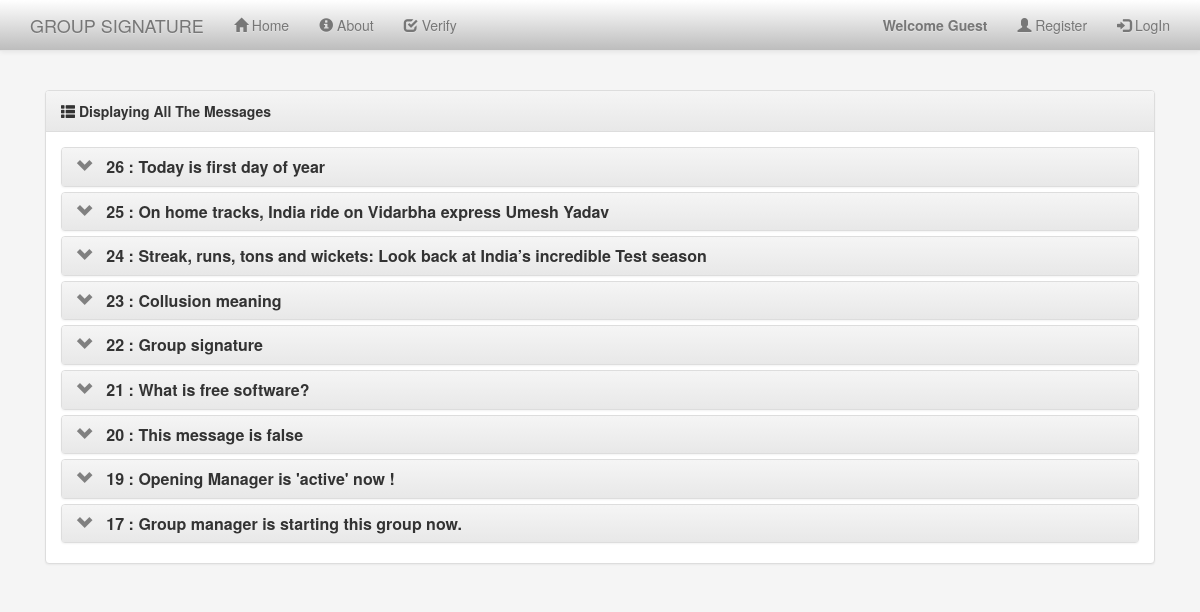
The page / on the database its author committed.
### Groupsign/models.py (models this page shows, shortened)
class Messeges(models.Model):
    title = models.CharField(max_length=1024)
    text = models.TextField()
    time = models.DateTimeField(default=timezone.now)
    C = models.CharField(max_length=1024, )
    S1 = models.CharField(max_length=1024, )
    S2 = models.CharField(max_length=1024, )
    S3 = models.CharField(max_length=1024, )
    S4 = models.CharField(max_length=1024, )
    T1 = models.CharField(max_length=1024, )
    T2 = models.CharField(max_length=1024, )
    T3 = models.CharField(max_length=1024, )

### Groupsign/views.py (the view)
# urls.py: 2. Add a URL to urlpatterns:  url(r'^$', views.home, name='home')
def home(request):
    if request.method == 'POST':
        server1 = Server
        [K, Lp, LAM1, LAM2, GAMA1, GAMA2] = server1.get_security_parameters(server1)
        [N, A, A0, Y, G, H] = server1.get_public_key(server1)
        M_verify = request.POST['title'] + request.POST['text']
        C = int(request.POST['C'])
        S1 = int(request.POST['S1'])
        S2 = int(request.POST['S2'])
        S3 = int(request.POST['S3'])
        S4 = int(request.POST['S4'])
        T1 = int(request.POST['T1'])
        T2 = int(request.POST['T2'])
        T3 = int(request.POST['T3'])
        T1_INV = igcdex(T1, N)[0] % N
        T2_INV = igcdex(T2, N)[0] % N
        INV_A = igcdex(A, N)[0] % N
        INV_Y = igcdex(Y, N)[0] % N
        INV_G = igcdex(G, N)[0] % N
        Numerator_part = (pow(A0, C, N) * pow(T1, S1, N) * pow(T1_INV, (C * 2 ** GAMA1), N)) % N
        Denomirator_part = (pow(INV_A, S2, N) * pow(A, C * 2 ** LAM1, N) * pow(INV_Y, S3, N)) % N
        D1_Cal = (Numerator_part * Denomirator_part) % N
        Numerator_part1 = (pow(T2, S1, N) * pow(T2_INV, C * 2 ** GAMA1, N)) % N
        Denomirator_part1 = pow(INV_G, S3, N)
        D2_Cal = (Numerator_part1 * Denomirator_part1) % N
        D3_Cal = (pow(T2, C, N) * pow(G, S4, N)) % N
        D4_Cal = (pow(T3, C, N) * pow(G, S1, N) * pow(INV_G, C * 2 ** GAMA1, N) * pow(H, S4, N)) % N
        hashobj2 = str(G).encode('utf-8') + str(H).encode('utf-8') + str(Y).encode('utf-8') + str(A0).encode(
            'utf-8') + str(A).encode('utf-8') + str(T1).encode('utf-8') + str(T2).encode('utf-8') + str(T3).encode(
            'utf-8') + str(D1_Cal).encode('utf-8') + str(D2_Cal).encode('utf-8') + str(D3_Cal).encode('utf-8') + str(
            D4_Cal).encode('utf-8') + M_verify.encode('utf-8')
        C_DASH = zlib.crc32(hashobj2)
        if C == C_DASH:
            messages.success(request, ' Messege Is Correct !', extra_tags=False)
            return HttpResponseRedirect('/home/')
        else:
            messages.error(request, ' Messege Is False !', extra_tags=True)
            return HttpResponseRedirect('/home/')
    else:
        messeges = Messeges.objects.order_by('-time')
        return render(request, 'Groupsign/home.html', {'messeges': messeges})

### Groupsign/templates/Groupsign/home.html (shortened to what this page needs)
{% extends "Groupsign/base.html" %}
{% block content %}
<div class="col-sm-12 col-md-12 col-md-offset-0">
    <div class="panel panel-default">
        <div class="panel-heading"><span class="glyphicon glyphicon glyphicon-th-list"></span><b> Displaying All The Messages</b></div>
        <div class="panel-body">
            <div class="panel-group" id="accordion">
            {% for messege in messeges %}
                <div class="panel panel-default">
                    <div class="panel-heading">
                        <h5 class="panel-title" data-toggle="tooltip" title="Click to Expand"">&nbsp;&nbsp;
                        <strong class="accordion-toggle" data-toggle="collapse"  data-parent="#accordion" href="#{{ messege.id }}">
                            {{messege.id}} : {{messege.title}}
                        </strong>
                        </h5>
                    </div>
                </div>
            {% endfor %}
            </div>
        </div>
    </div>
</div>
{% endblock %}

### Groupsign/templates/Groupsign/base.html (shortened to what this page needs)
<!DOCTYPE html>
<html>
<head>
    {% load staticfiles %}
    <link rel="stylesheet" type="text/css" href="{% static 'css/bootstrap.min.css'%}">
    <link rel="stylesheet" href="{% static 'css/bootstrap-theme.min.css'%}">
</head>
<body>
    <nav class="navbar navbar-default navbar-fixed-top">
    <div class="container">
        <div class="navbar-header">
            <a class="navbar-brand" href="#">GROUP SIGNATURE</a>
        </div>
            <div id="navbar" class="collapse navbar-collapse">
                <ul class="nav navbar-nav">
                    <li {% if request.path == '/home/' %}class="active"{% endif %}><a href="/home/"><span class="glyphicon glyphicon glyphicon-home"></span> Home</a></li>
                    <li {% if request.path == '/about/' %}class="active"{% endif %}><a href="/about/"><span class="glyphicon glyphicon glyphicon-info-sign"></span> About</a></li>
                    <li {% if request.path == '/verify/' %}class="active"{% endif %}><a href="/verify/"><span class="glyphicon glyphicon glyphicon-check"></span> Verify</a></li>
                </ul>
                <ul class="nav navbar-nav navbar-right">
                    <li><a><b>Welcome {% if user.is_authenticated %}{{ user.username }}
                                        {% else %}{{ 'Guest' }}
                                        {% endif %}
                        </b></a>
                    </li>
                {% if user.is_authenticated %}
                    {%   if user.is_opening_manager %}
                    <li><a href="/open/"><span class="glyphicon glyphicon glyphicon-eye-open"></span> Open Messege</a></li>
                    {% endif %}
                    {%   if user.is_revocation_manager %}
                    <li><a href="/revocate/"><span class="glyphicon glyphicon glyphicon-remove-sign"></span> Revocate User</a></li>
                    {% endif %}
                    {% if user.sign_created %}
                    <li><a href="/newmessege/"><span class="glyphicon glyphicon glyphicon-envelope"></span> New Messege</a></li>
                    {% else %}
                    <li><a href="/join/"><span class="glyphicon glyphicon glyphicon-king"></span> Join</a></li>
                    {% endif %}
                <li><a href="/logout/"><span class="glyphicon glyphicon glyphicon-log-out"></span> LogOut</a></li>
                {% else %}
                <li><a href="/register/"><span class="glyphicon glyphicon glyphicon-user"></span> Register</a></li>
                <li><a href="/login/"><span class="glyphicon glyphicon glyphicon-log-in"></span> LogIn</a></li>
                {% endif %}
                </ul>
            </div>
    </div>
    </nav>
    <div class="container">
        <div class="body-part">
        {% block content %}
        {% endblock %}
        </div>
    </div>
</body>
</html>

### Groupsign/templates/Groupsign/base.html (style rules this page uses)
.panel-group { margin-bottom: 5px; }
.panel-body { font-size: 15px; }
.navbar-default { background-image: linear-gradient(to bottom,#fff 0,#bdbdbd 100%); }
.panel-heading .accordion-toggle:after { font-family: 'Glyphicons Halflings'; content: "\e114"; float: left; color: grey; }
.panel-body { text-align: justify; }
body { background-color: #f5f5f5; padding-top: 50px; }
.body-part { padding: 40px 0px; text-align: justify; }

### rows shown on the page
Messeges: id "26", title "Today is first day of year"
Messeges: id "25", title "On home tracks, India ride on Vidarbha express Umesh Yadav"
Messeges: id "24", title "Streak, runs, tons and wickets: Look back at India’s incredible Test season"
Messeges: id "23", title "Collusion meaning"
Messeges: id "22", title "Group signature"
Messeges: id "21", title "What is free software?"
Messeges: id "20", title "This message is false"
Messeges: id "19", title "Opening Manager is 'active' now !"
Messeges: id "17", title "Group manager is starting this group now."

### other values the page prints
{{ 'Guest' }} "Guest"
